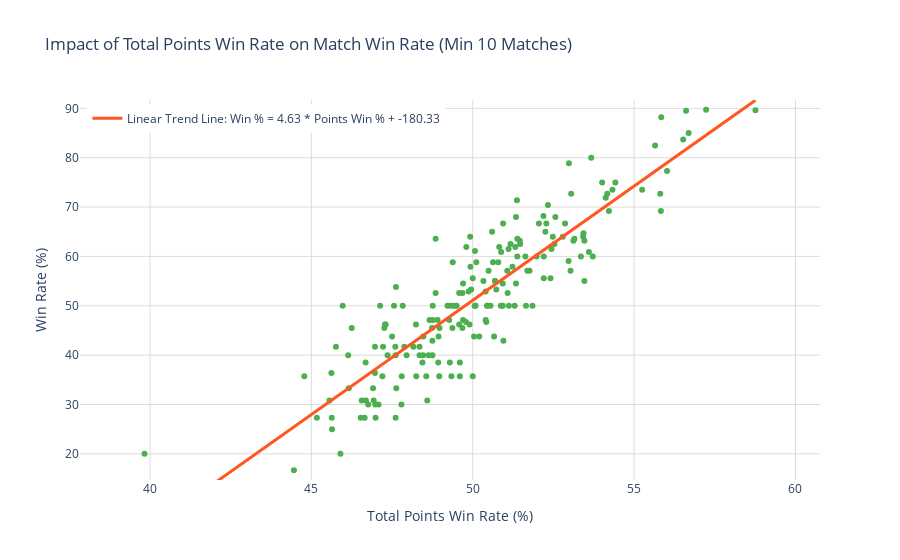

Notebook code cell kept with this figure:
### Code cell
import pandas as pd
import plotly.express as px
import numpy as np
# min_10_df is assumed to be available and contain 'Points Win %', 'Win %', and 'Name'

# --- 📈 Generating INTERACTIVE Plot with Hover 📈---

def generate_interactive_win_rate_plot(df: pd.DataFrame):
    """
    Generates an interactive scatter plot using Plotly Express, allowing player 
    names to be viewed on hover.
    """
    # Define columns for clarity
    x_col = 'Points Win %'
    y_col = 'Win %'
    name_col = 'Name'

    # --- 1. Calculate Trend Line for Plotly ---
    # Plotly can calculate trend lines, but manually generating the line 
    # ensures consistent labeling and styling outside of Plotly's default settings.
    z = np.polyfit(df[x_col], df[y_col], 1)
    p = np.poly1d(z)
    
    trend_line_name = f'Linear Trend Line: Win % = {z[0]:.2f} * Points Win % + {z[1]:.2f}'
    
    # --- 2. Customizing Plot Limits for Minimal Whitespace ---
    BUFFER_FACTOR = 2
    
    x_min_data = df[x_col].min()
    x_max_data = df[x_col].max()
    y_min_data = df[y_col].min()
    y_max_data = df[y_col].max()

    # Calculate dynamic limits
    x_min_limit = max(0, x_min_data - BUFFER_FACTOR)
    x_max_limit = min(100, x_max_data + BUFFER_FACTOR)
    y_min_limit = max(0, y_min_data - BUFFER_FACTOR)
    y_max_limit = min(100, y_max_data + BUFFER_FACTOR)

    # --- 3. Create Scatter Plot with Interactivity ---
    fig = px.scatter(
        df,
        x=x_col,
        y=y_col,
        hover_name=name_col, # <<< This enables the hover tooltip with player name!
        title='Impact of Total Points Win Rate on Match Win Rate (Min 10 Matches)',
        color_discrete_sequence=['#4CAF50'],
        template="plotly_white"
    )

    # --- 4. Add the Custom Trend Line ---
    fig.add_scatter(
        x=df[x_col],
        y=p(df[x_col]),
        mode='lines',
        line=dict(color='#FF5722', width=3),
        name=trend_line_name
    )
    
    # --- 5. Update Layout and Axes ---
    fig.update_xaxes(
        title_text='Total Points Win Rate (%)',
        range=[x_min_limit, x_max_limit], 
        showgrid=True,
        gridcolor='#dddddd'
    )
    fig.update_yaxes(
        title_text='Win Rate (%)',
        range=[y_min_limit, y_max_limit], 
        showgrid=True,
        gridcolor='#dddddd'
    )

    # Move legend to upper left
    fig.update_layout(
        legend=dict(
            yanchor="top",
            y=0.99,
            xanchor="left",
            x=0.01
        )
    )

    fig.show("jupyterlab")

# --- Execution Block ---
# You need to ensure min_10_df is loaded before this function is called.

generate_interactive_win_rate_plot(min_10_df)

### Figure 1 — Plotly figure (JSON) as saved in the notebook; plotly's stock layout.template omitted (floating-point values rounded to 4 significant figures; data arrays with more than 128 entries replaced by an {"elided": "..."} marker saying what was removed)
{"data": [{"hovertemplate": "<b>%{hovertext}</b><br><br>Points Win %=%{x}<br>Win %=%{y}<extra></extra>", "hovertext": {"elided": "193 str values"}, "legendgroup": "", "marker": {"color": "#4CAF50", "symbol": "circle"}, "mode": "markers", "name": "", "orientation": "v", "showlegend": false, "type": "scatter", "x": {"elided": "193 float values"}, "xaxis": "x", "y": {"elided": "193 float values"}, "yaxis": "y"}, {"line": {"color": "#FF5722", "width": 3}, "mode": "lines", "name": "Linear Trend Line: Win % = 4.63 * Points Win % + -180.33", "type": "scatter", "x": {"elided": "193 float values"}, "y": {"elided": "193 float values"}}], "layout": {"legend": {"tracegroupgap": 0, "x": 0.01, "xanchor": "left", "y": 0.99, "yanchor": "top"}, "title": {"text": "Impact of Total Points Win Rate on Match Win Rate (Min 10 Matches)"}, "xaxis": {"anchor": "y", "domain": [0, 1], "gridcolor": "#dddddd", "range": [37.83, 60.76], "showgrid": true, "title": {"text": "Total Points Win Rate (%)"}}, "yaxis": {"anchor": "x", "domain": [0, 1], "gridcolor": "#dddddd", "range": [14.7, 91.7], "showgrid": true, "title": {"text": "Win Rate (%)"}}}}
